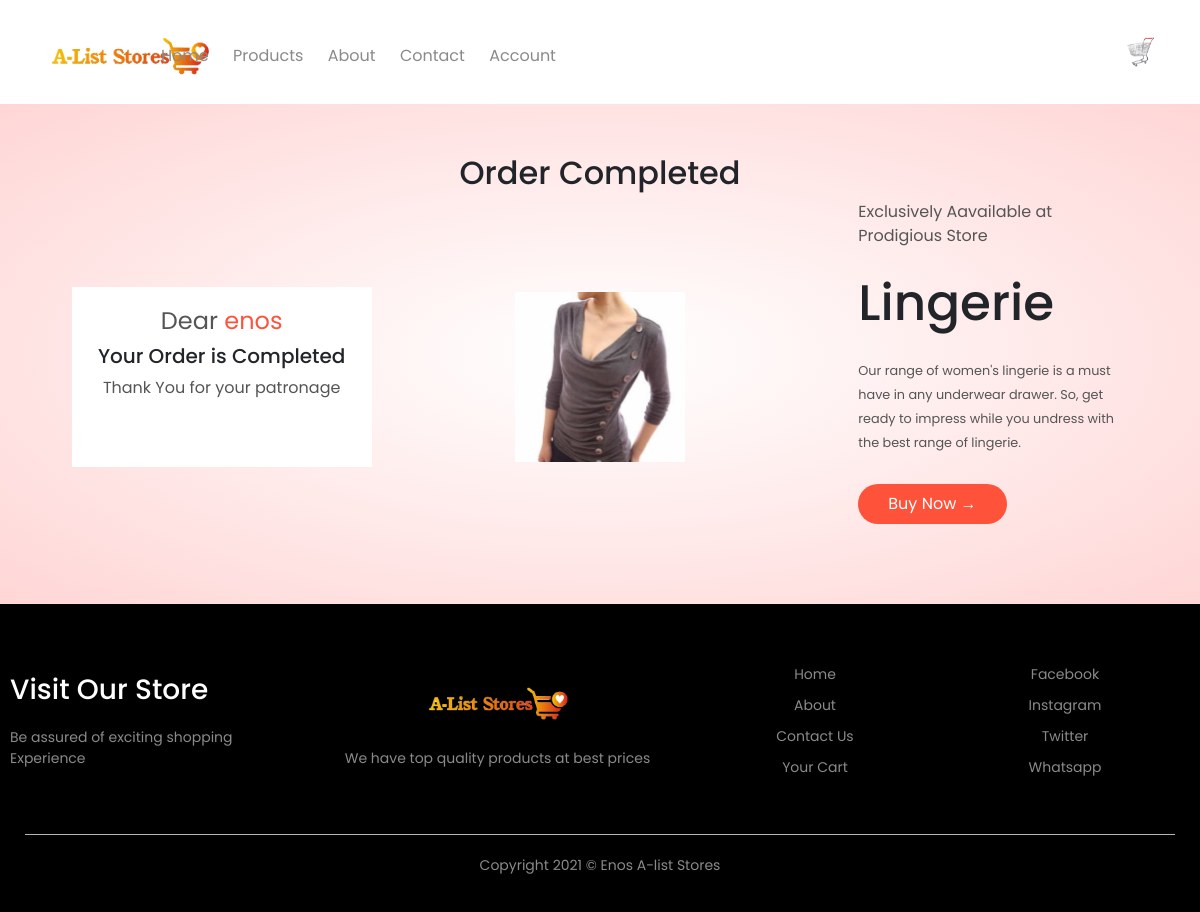
Page /order/ordercompleted/ (signed in) on the committed database.
### user/models.py (models this page shows, shortened)
class UserProfile(models.Model):
    user = models.OneToOneField(User,blank=True, null=True, on_delete=models.CASCADE)
    first_name = models.CharField(blank=True, max_length=20, null= True)
    last_name = models.CharField(blank=True, max_length=20, null= True)
    phone = models.CharField(blank=True, max_length=15)
    address = models.CharField(blank=True, max_length=150)
    city = models.CharField(blank=True, max_length=20)
    state = models.CharField(blank=True, max_length=20)
    country = models.CharField(blank=True, max_length=50)
    zipcode = models.CharField(blank=True, max_length=8)
    image = models.ImageField(blank=True, null=True, upload_to='images/users/', default='defaultpic.jpg')
    def image_tag(self):
        return mark_safe('<img src="{}" height="50"/>'.format(self.image.url))
    image_tag.short_description = 'Image'
    class Meta:
        db_table = 'userprofile'
        managed = True
        verbose_name = 'UserProfile'
        verbose_name_plural = 'UserProfiles'

### product/models.py (models this page shows, shortened)
class Product(models.Model):
    STATUS =(
        ('True', 'True'),
        ('False', 'False'),
    )
    AVAILABLE =(
        ('In Stock', 'In Stock'),
        ('Out Of Stock', 'Out Of Stock'),
        ('ReStocked', 'ReStocked'),
    )
    category = models.ForeignKey(Category, on_delete=models.DO_NOTHING)
    title = models.CharField(max_length=150, blank=True)
    keywords = models.CharField(max_length=255)
    description = models.CharField(max_length=255)
    image= models.ImageField(blank=True, upload_to='images/')
    price = models.FloatField(null=True, blank=True)
    sizes = models.CharField(max_length=30, null=True, default='Large')
    discount_price= models.FloatField(blank=True, null=True)
    available= models.CharField(choices=AVAILABLE, max_length=15, default='In Stock')
    quantity_instock = models.IntegerField(null=True, blank=True, default=1000)
    minquantity = models.IntegerField(blank=True)
    amount = models.IntegerField(null=True, blank=True)
    status = models.CharField(max_length=10, choices=STATUS)
    slug = models.SlugField(null=False, unique=True)
    created_at = models.DateTimeField(auto_now_add=True)
    updated_at = models.DateTimeField(auto_now=True)
    featured = models.BooleanField(blank=True)
    latest = models.BooleanField(blank=True)
    banner = models.BooleanField(blank=True)
    offer = models.BooleanField(blank=True)
    detail = RichTextUploadingField()
    def image_tag(self):
        return mark_safe('<img src="{}" height="50"/>'.format(self.image.url))
    image_tag.short_description = 'Image'

### home/models.py (models this page shows, shortened)
class Setting(models.Model):
    STATUS =(
        ('True', 'True'),
        ('False', 'False'),
    )
    title = models.CharField(max_length=100)
    keywords = models.CharField(max_length=255)
    description = models.CharField(max_length=255, null=True)
    company = models.CharField(max_length=50, null=True)
    address = models.CharField(max_length=100)
    phone = models.CharField( null=True, max_length=15)
    email = models.CharField(blank=True, max_length=50)
    icon = models.ImageField(blank=True,null=True,  upload_to='images/')
    logo = models.ImageField(blank=True,null=True, upload_to='images/')
    cart_icon = models.ImageField(blank=True,null=True, upload_to='images/')
    menu_icon = models.ImageField(blank=True,null=True, upload_to='images/')
    facebook = models.CharField(blank=True, max_length=50)
    instagram = models.CharField(blank=True, max_length=50)
    twitter = models.CharField(blank=True, max_length=50)
    created_at = models.DateTimeField(auto_now_add=True)
    updated_at = models.DateTimeField(auto_now=True)
    about =RichTextUploadingField(blank=True)
    about2 =RichTextUploadingField(blank=True, default='aboutto')
    contact =RichTextUploadingField(blank=True)
    status = models.CharField(max_length=10, choices=STATUS)

### order/views.py (the view)
# urls.py: path('ordercompleted/', views.ordercompleted, name = 'ordercompleted'),
@login_required(login_url='/login')
def ordercompleted(request):
    category = Category.objects.all()
    setting= Setting.objects.get(pk=1)
    banner = Product.objects.get(banner=True)
    offer = Product.objects.get(offer=True)
    profile= UserProfile.objects.get(user__username = request.user.username)
    shopcart = ShopCart.objects.filter(order_placed=False).filter(user__username = request.user.username)
    for item in shopcart:
        item.order_placed = True
        item.save()
        aproduct = Product.objects.get(id=item.product.id)
        aproduct.quantity_instock -= item.quantity
        aproduct.save()
    context = {
                'setting': setting,
                'offer': offer,
                'category': category,
                'shopcart': shopcart,
                'profile': profile,
    }
    return render(request, 'ordercompleted.html', context)

### home/context_processor.py (called while the page is built)
def cartcount(request):
    cartcount = ShopCart.objects.filter(order_placed=False).filter(user__username=request.user.username)
    total_quantity = 0
    for item in cartcount:
        total_quantity += item.quantity
    context = {'itemcount':total_quantity}
    return context

### order/templates/ordercompleted.html (shortened to what this page needs)
{% extends 'base.html' %}
{% load humanize %}
{% block header %} {% include "acheader.html" %} {% endblock header %}
{% block content %}
<div class="account-page">
    <div class="container">
        <h2 class="text-center">Order Completed</h2>
        <div class="row">
            <div class="col-2">
                <div class="oform-container">
                    <h4>Dear <span style="color: #ff523b;">{{profile.user.username}} {{profile.user.last_name}}</span></h4>
                    <h5>Your Order is Completed</h5>
                    <p>Thank You for your patronage</p>
                </div>
            </div>
            <div class="col-2">
                <div class="row">
                    <div class="col-2">
                        <img src="{{offer.image.url}}" class="offer-img">
                    </div>
                </div>
            </div>
            <div class="col-2">
                <p>Exclusively Aavailable at Prodigious Store</p>
                <h1>Lingerie </h1>
                <small>
                    Our range of women's lingerie is a must have in any underwear drawer.
                    So, get ready to impress while you undress with the best range of lingerie.
                </small>
                <a href="{% url 'category' %}" class="buttons">Buy Now &#8594;</a>
            </div>
        </div>
    </div>
</div>
{% endblock content %}
{% block footer %}  {% include "footer.html" %} {% endblock footer %}

### home/templates/footer.html
 <div class="footer">
    <div class="container">
        <div class="row">
            <div class="footer-col-1">
                <h3>Visit Our Store</h3>
                <p>Be assured of exciting shopping Experience </p>
            </div>
            <div class="footer-col-2">
                <a href="{% url 'index' %}"><img src="{{setting.logo.url}}"></a>
                <p>We have top quality products at best prices</p>
            </div>
            <div class="footer-col-3">
                <ul>
                    <li><a href="{% url 'index' %}">Home</a></li>
                    <li><a href="{% url 'about' %}">About</a></li>
                    <li><a href="{% url 'contact' %}">Contact Us</a></li>
                    <li><a href="">Your Cart</a></li>
                </ul>
            </div>
            <div class="footer-col-4">
                <ul>
                    <li><a href="">Facebook</a></li>
                    <li><a href="">Instagram</a></li>
                    <li><a href="">Twitter</a></li>
                    <li><a href="">Whatsapp</a></li>
                </ul>
            </div>
        </div>
        <hr>
        <p class="copyright">Copyright 2021 &copy; Enos A-list Stores</p>
    </div>
</div>

### home/static/css/main.css (style rules this page uses)
* { padding: 0; margin: 0; box-sizing: border-box; }
body { font-family: 'Poppins', sans-serif; }
.container { max-width: 1300px; margin: auto; padding: 0 25px; }
a { text-decoration: none; color: #555; }
p { color: #555; }
.row { display: flex; align-items: center; flex-wrap: wrap; justify-content: space-around; }
.col-2 { flex-basis: 50%; min-width: 300px; }
.col-2 img { max-width: 100%; padding: 50px 0; }
.col-2 h1 { font-size: 50px; line-height: 60px; margin: 25px 0; }
.buttons { display: inline-block; background: #ff523b; color: white; text-decoration: none; padding: 8px 30px; margin: 30px 0; border-radius: 30px; }
h4 { color: #555; font-weight: normal; }
.col-2 .offer-img { padding: 50px; }
small { color: #555; }
.footer { background: black; color: #8a8a8a; font-size: 14px; padding: 60px 0 20px; }
.footer p { color: #8a8a8a; }
.footer h3 { color: white; margin-bottom: 20px; }
.footer-col-1, .footer-col-2, .footer-col-3, .footer-col-4 { min-width: 250px; margin-bottom: 20px; }
.footer-col-1 { flex-basis: 25%; }
.footer-col-2 { flex: 1; text-align: center; }
.footer-col-2 img { width: 150px; margin-bottom: 20px; }
.footer-col-3, .footer-col-4 { flex-basis: 20%; text-align: center; }
ul { list-style-type: none; }
ul li { margin-bottom: 10px; }
ul a { text-decoration: none; color: #8a8a8a; }
.footer hr { border: none; background: #b5b5b5; height: 1px; margin: 20px 0; }
.copyright { text-align: center; }
.account-page { padding: 50px 0px; background: radial-gradient(#fff, #ffd6d6); }
.oform-container { background: white; width: 300px; height: 180px; position: relative; text-align: center; padding: 20px 0; margin: auto; }

### rows in the picture
UserProfile: user.username "enos"
Product: image (picture)
Setting: logo (picture)
